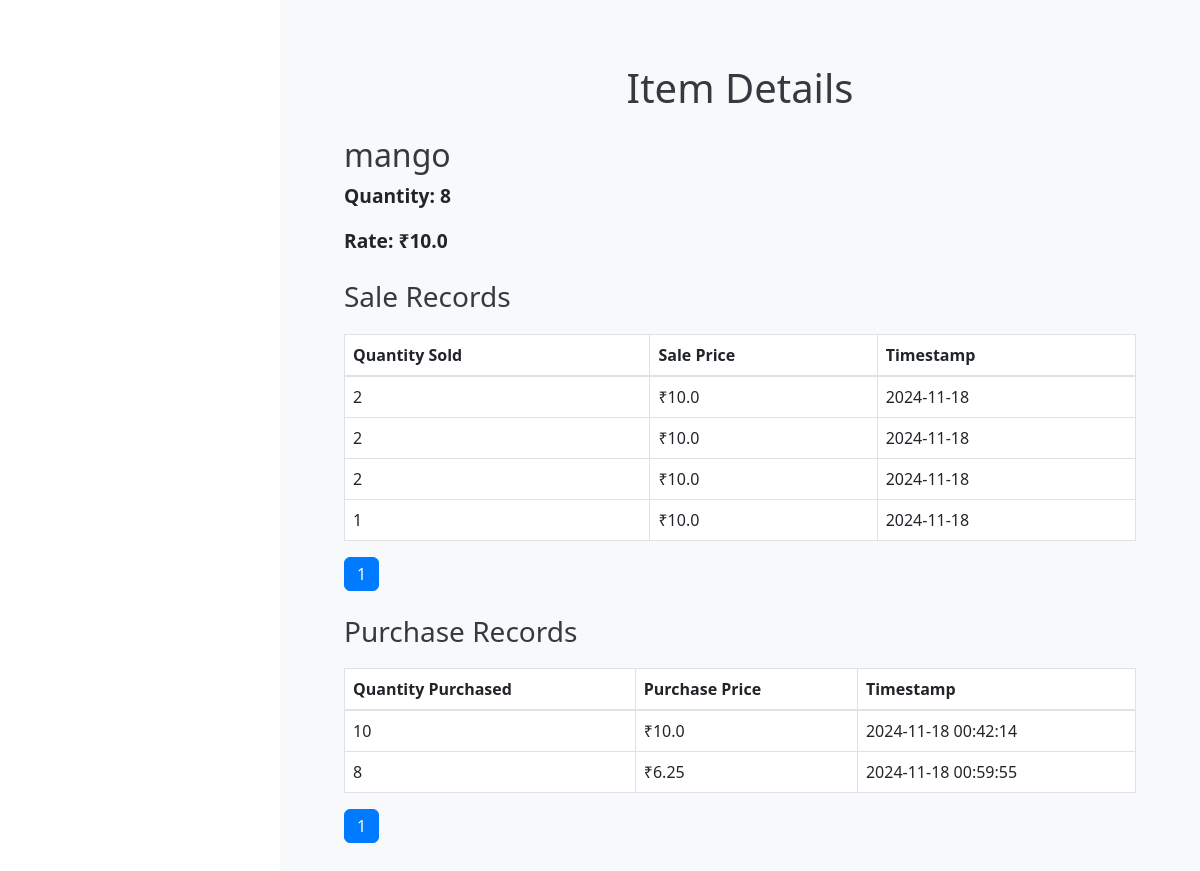
Screenshot of /item/3 with the database file from the repository.
### Namma_Kadai/models.py (models this page shows)
class Item(db.Model):
    id = db.Column(db.Integer, primary_key=True)
    item_name = db.Column(db.String(150), nullable=False)
    qty = db.Column(db.Integer, nullable=False, default=0)
    rate = db.Column(db.Float, nullable=False,)
    company_id = db.Column(db.Integer, db.ForeignKey('company.id'), nullable=False)
    sales = db.relationship('Sales', backref='item_relation', lazy=True)

class Sales(db.Model):
    id = db.Column(db.Integer, primary_key=True)
    item_id = db.Column(db.Integer, db.ForeignKey('item.id'), nullable=False)
    company_id = db.Column(db.Integer, db.ForeignKey('company.id'), nullable=False)
    qty = db.Column(db.Integer, nullable=False)
    rate = db.Column(db.Float, nullable=False)
    amount = db.Column(db.Float, nullable=False)
    timestamp = db.Column(db.DateTime, default=lambda: datetime.now(pytz.timezone('Asia/Kolkata')))
    item = db.relationship('Item', backref='sales_records', lazy=True)
    company = db.relationship('Company', backref='company_sales', lazy=True)

class Purchase(db.Model):
    id = db.Column(db.Integer, primary_key=True)
    item_id = db.Column(db.Integer, db.ForeignKey('item.id', ondelete='CASCADE'))
    company_id = db.Column(db.Integer, db.ForeignKey('company.id'), nullable=False)
    qty = db.Column(db.Integer, nullable=False)
    rate = db.Column(db.Float, nullable=False)
    amount = db.Column(db.Float, nullable=False)
    timestamp = db.Column(db.DateTime, default=lambda: datetime.now(pytz.timezone('Asia/Kolkata')))
    item = db.relationship('Item', backref='purchases')
    company = db.relationship('Company', backref='purchase_records')

### Namma_Kadai/routes.py (the view)
@app.route('/item/<int:item_id>')
def view_item(item_id):
    item = Item.query.get_or_404(item_id)
    sales_page = request.args.get('sales_page', 1, type=int)
    sales_per_page = 5
    sales = Sales.query.filter_by(item_id=item_id).paginate(page=sales_page, per_page=sales_per_page)
    purchases_page = request.args.get('purchases_page', 1, type=int)
    purchases_per_page = 5
    purchases = Purchase.query.filter_by(item_id=item_id).paginate(page=purchases_page, per_page=purchases_per_page)
    return render_template(
        'view_item.html',
        item=item,
        sales_pagination=sales,
        purchases_pagination=purchases
    )

### Namma_Kadai/templates/view_item.html (shortened to what this page needs)
{% extends "base.html" %}
{% block content %}
    <h1 class="text-center">Item Details</h1>
    <div class="container mt-4">
        <h2>{{ item.item_name }}</h2>
        <p><strong>Quantity:</strong> {{ item.qty }}</p>
        <p><strong>Rate:</strong> ₹{{ item.rate }}</p>
        <h3 class="mt-4">Sale Records</h3>
        {% if sales_pagination.items %}
            <table class="table table-bordered">
                <thead>
                    <tr>
                        <th>Quantity Sold</th>
                        <th>Sale Price</th>
                        <th>Timestamp</th>
                    </tr>
                </thead>
                <tbody>
                    {% for sale in sales_pagination.items %}
                        <tr>
                            <td>{{ sale.qty }}</td>
                            <td>₹{{ sale.amount / sale.qty }}</td>
                            <td>{{ sale.timestamp.strftime('%Y-%m-%d ') }}</td>
                        </tr>
                    {% endfor %}
                </tbody>
            </table>
            <nav aria-label="Sales Pagination">
                <ul class="pagination">
                    {% for page in sales_pagination.iter_pages() %}
                        {% if page %}
                            <li class="page-item {% if page == sales_pagination.page %}active{% endif %}">
                                <a class="page-link" href="{{ url_for('view_item', item_id=item.id, sales_page=page, purchases_page=purchases_pagination.page) }}">{{ page }}</a>
                            </li>
                        {% else %}
                            <li class="page-item disabled"><span class="page-link">…</span></li>
                        {% endif %}
                    {% endfor %}
                </ul>
            </nav>
        {% else %}
            <p>No sales records available for this item.</p>
        {% endif %}
        <h3 class="mt-4">Purchase Records</h3>
        {% if purchases_pagination.items %}
            <table class="table table-bordered">
                <thead>
                    <tr>
                        <th>Quantity Purchased</th>
                        <th>Purchase Price</th>
                        <th>Timestamp</th>
                    </tr>
                </thead>
                <tbody>
                    {% for purchase in purchases_pagination.items %}
                        <tr>
                            <td>{{ purchase.qty }}</td>
                            <td>₹{{ purchase.amount / purchase.qty }}</td>
                            <td>{{ purchase.timestamp.strftime('%Y-%m-%d %H:%M:%S') }}</td>
                        </tr>
                    {% endfor %}
                </tbody>
            </table>
            <nav aria-label="Purchases Pagination">
                <ul class="pagination">
                    {% for page in purchases_pagination.iter_pages() %}
                        {% if page %}
                            <li class="page-item {% if page == purchases_pagination.page %}active{% endif %}">
                                <a class="page-link" href="{{ url_for('view_item', item_id=item.id, sales_page=sales_pagination.page, purchases_page=page) }}">{{ page }}</a>
                            </li>
                        {% else %}
                            <li class="page-item disabled"><span class="page-link">…</span></li>
                        {% endif %}
                    {% endfor %}
                </ul>
            </nav>
        {% else %}
            <p>No purchase records available for this item.</p>
        {% endif %}
{% endblock %}

### Namma_Kadai/templates/base.html (style rules this page uses)
* { box-sizing: border-box; margin: 0; padding: 0; }
body { font-family: 'Arial', sans-serif; background-color: #f8f9fa; color: #343a40; }
.content h1, .content h2, .content h3 { color: #343a40; }
body { font-family: Arial, sans-serif; background-color: #f8f9fa; color: #343a40; }
h1, h2 { color: #343a40; }
table { width: 100%; margin-top: 20px; border-collapse: collapse; }
table th, table td { padding: 10px; text-align: left; border: 1px solid #ddd; }
table th { background-color: #f1f1f1; }
p { font-weight: bold; font-size: 1.2rem; }
.table-bordered { border: 1px solid #ddd; }

### rows the page displays
Item: item_name "mango", qty "8", rate "10.0"
Sales: qty "2", sale.amount/sale.qty "10.0", timestamp "2024-11-18"
Sales: qty "2", sale.amount/sale.qty "10.0", timestamp "2024-11-18"
Sales: qty "2", sale.amount/sale.qty "10.0", timestamp "2024-11-18"
Sales: qty "1", sale.amount/sale.qty "10.0", timestamp "2024-11-18"
Purchase: qty "10", purchase.amount/purchase.qty "10.0", timestamp "2024-11-18 00:42:14"
Purchase: qty "8", purchase.amount/purchase.qty "6.25", timestamp "2024-11-18 00:59:55"

### other values shown
{{ page }} "1"
